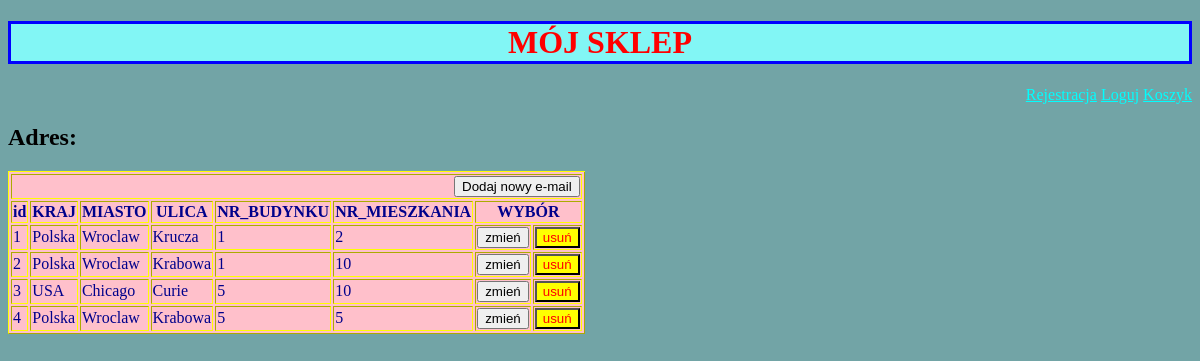
The app's page /adres/ (signed in), older data.
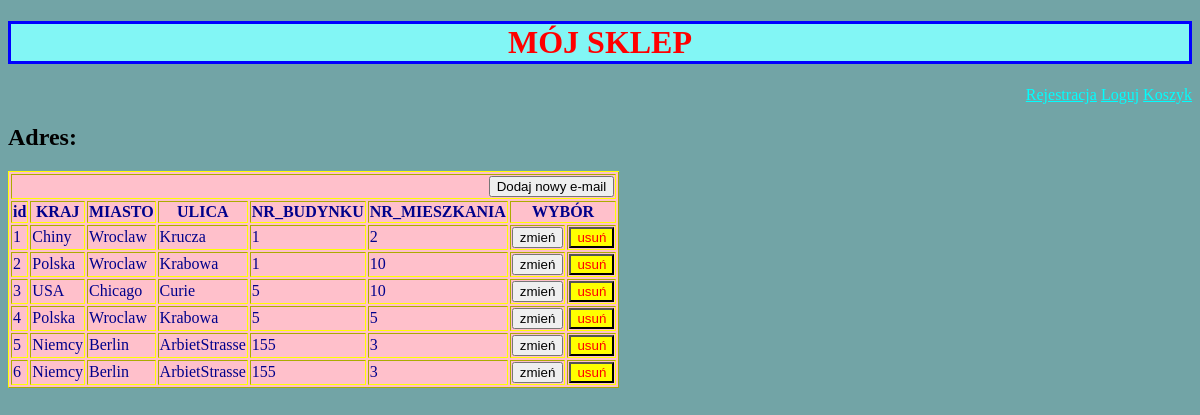
The same page, newer data.
### sklepApp/models.py (models this page shows, shortened)
class Adres(models.Model):
    kraj = models.CharField(max_length=100)
    miasto = models.CharField(max_length=100)
    ulica = models.CharField(max_length=100)
    nr_budynku = models.IntegerField()
    nr_mieszkania = models.IntegerField()

### sklepApp/views.py (the view)
# urls.py: path('adres/', AdresView.as_view(), name='adres'),
class AdresView(LoginRequiredMixin, View):
    def get(self, request):
        return render(request,
                      template_name='adres.html',
                      context={'adresy': Adres.objects.all()})

### sklepApp/templates/adres.html (shortened to what this page needs)
<!DOCTYPE html>
<html lang="en">
<head>
</head>
<body>
{% extends 'base.html' %}
    {% block content %}
    <h2>Adres:</h2>
        <table border="1" bgcolor="pink" style="border-top-style:double; border-color:yellow; color:darkblue">
            <tr>
                <td colspan="8" style="text-align:right" > <input type="submit" class="dodaj" value="Dodaj nowy e-mail"></td>
            </tr>
            <tr>
                <th>id</th>
                <th>KRAJ</th>
                <th>MIASTO</th>
                <th>ULICA</th>
                <th>NR_BUDYNKU</th>
                <th>NR_MIESZKANIA</th>
                <th colspan="2">WYBÓR</th>
            </tr>
            <tr>
                {% for adres in adresy %}
                <td> {{ adres.id }}</td>
                <td> {{ adres.kraj }}</td>
                <td> {{ adres.miasto }}</td>
                <td> {{ adres.ulica }}</td>
                <td> {{ adres.nr_budynku }}</td>
                <td> {{ adres.nr_mieszkania }}</td>
                <td> <input type="submit" value="zmień"></td>
                <td> <input type="submit" value="usuń" style="color:red; background:yellow"></td>
            </tr>
            {% endfor %}
        </table>
    {% endblock %}

### sklepApp/templates/base.html (shortened to what this page needs)
<!DOCTYPE html>
<html lang="en">
<head>
</head>
<body style="background:#72A4A6">
<h1 style="text-align:center; background-color:#82F6F5; color:red; border:3px solid blue">MÓJ SKLEP</h1>
<div style="text-align:right; color:red;" class="baza" id="baza">
    <a href="#" target="_blank" class="link" style="color:aqua">Rejestracja</a>
    <a href="#" target="_blank" class="link" style="color:aqua">Loguj</a>
    <a href="#" target="_blank" class="link" style="color:aqua">Koszyk</a>
</div>
{% block content %} {% endblock %}
</body>
</html>

Row changes from the older to the newer data that the page shows:
changed Adres "Krucza": kraj "Polska" → "Chiny"
added Adres: id "5", kraj "Niemcy", miasto "Berlin", ulica "ArbietStrasse", nr_budynku "155", nr_mieszkania "3"
added Adres: id "6", kraj "Niemcy", miasto "Berlin", ulica "ArbietStrasse", nr_budynku "155", nr_mieszkania "3"
